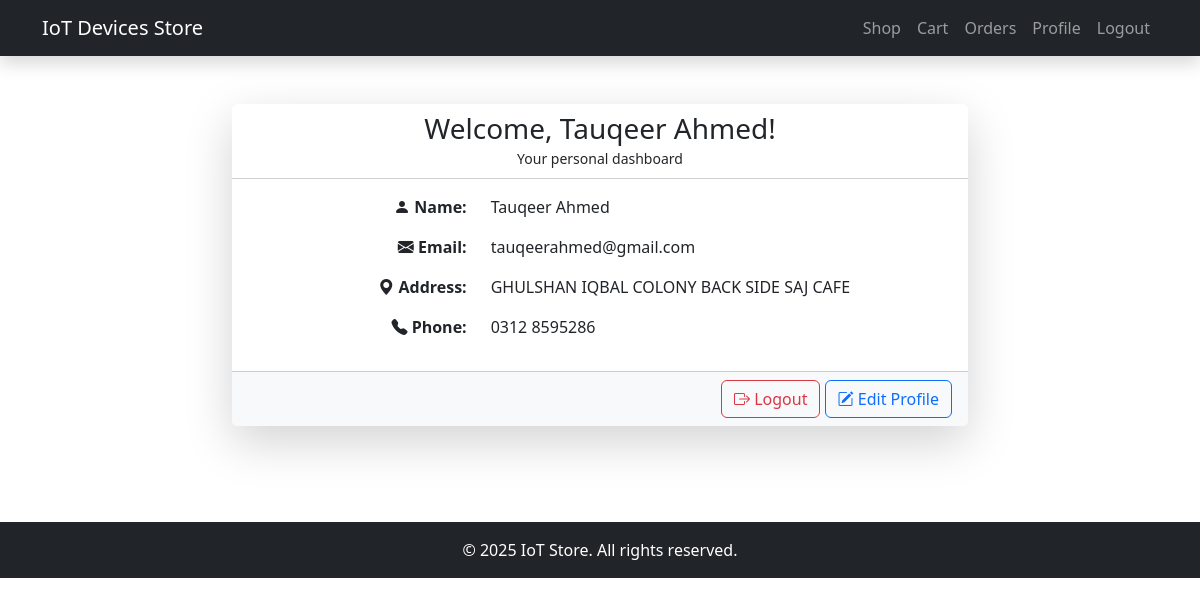
The page /user/profile.php (signed in) on the database its author committed.
### tables this page shows
CREATE TABLE `user` (
  `id` int(11) NOT NULL,
  `name` varchar(100) NOT NULL,
  `email` varchar(100) NOT NULL,
  `password` varchar(255) NOT NULL,
  `address` varchar(255) DEFAULT NULL,
  `phone` varchar(20) DEFAULT NULL,
  `status` enum('Active','Blocked') DEFAULT 'Active'
);

### user/profile.php (the view, shortened to what this page needs)
<?php
include("../includes/db.php");
$user_id = $_SESSION['user_id'];
$stmt = $conn->prepare("SELECT * FROM user WHERE id = ?");
$stmt->bind_param("i", $user_id);
$stmt->execute();
$result = $stmt->get_result();
$user = $result->fetch_assoc();
include '../includes/header.php';
?>
<link href="https://cdn.jsdelivr.net/npm/bootstrap-icons@1.11.3/font/bootstrap-icons.css" rel="stylesheet">
<div class="container py-5">
  <div class="row justify-content-center">
    <div class="col-lg-8">
      <div class="card shadow-lg border-0">
        <div class="card-header bg-gradient text-succees text-center" style="background: linear-gradient(45deg, #007bff, #00c6ff);">
          <h3 class="mb-0">Welcome, <?php echo htmlspecialchars($user['name']); ?>!</h3>
          <small class="bg-gradient text-succees text-center">Your personal dashboard</small>
        </div>
        <div class="card-body">
          <div class="row mb-3">
            <div class="col-4 text-end fw-bold">
              <i class="bi bi-person-fill"></i> Name:
            </div>
            <div class="col-8">
              <?php echo htmlspecialchars($user['name']); ?>
            </div>
          </div>
          <div class="row mb-3">
            <div class="col-4 text-end fw-bold">
              <i class="bi bi-envelope-fill"></i> Email:
            </div>
            <div class="col-8">
              <?php echo htmlspecialchars($user['email']); ?>
            </div>
          </div>
          <div class="row mb-3">
            <div class="col-4 text-end fw-bold">
              <i class="bi bi-geo-alt-fill"></i> Address:
            </div>
            <div class="col-8">
              <?php echo htmlspecialchars($user['address']); ?>
            </div>
          </div>
          <div class="row mb-3">
            <div class="col-4 text-end fw-bold">
              <i class="bi bi-telephone-fill"></i> Phone:
            </div>
            <div class="col-8">
              <?php echo htmlspecialchars($user['phone']); ?>
            </div>
          </div>
        </div>
        <div class="card-footer bg-light text-end">
          <a href="logout.php" class="btn btn-outline-danger">
            <i class="bi bi-box-arrow-right"></i> Logout
          </a>
          <a href="edit_profile.php" class="btn btn-outline-primary">
            <i class="bi bi-pencil-square"></i> Edit Profile
        </a>
        </div>
      </div>
    </div>
  </div>
</div>
<?php include '../includes/footer.php'; ?>

### rows shown on the page
user: name "Tauqeer Ahmed", email "tauqeerahmed@gmail.com", address "GHULSHAN IQBAL COLONY BACK SIDE SAJ CAFE", phone "0312 8595286"
